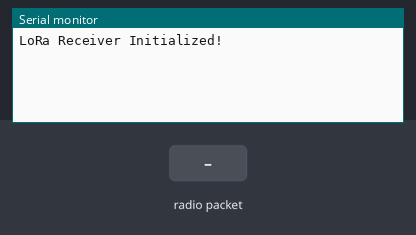
Recording of a sketch running on a simulated Arduino Uno, built with avr-gcc and run on an emulated ATmega328P. Parts: the last lines printed to the serial monitor. The test bench sets the inputs (shaded band). No radio packets arrive unless stated.

Above: at 1.2 s.
1.3 s: radio packet "5" arrives
At 2.5 s:
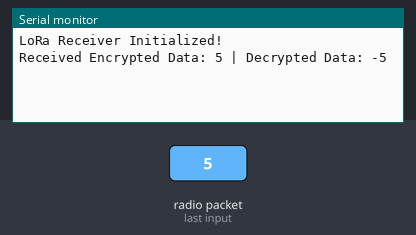
2.8 s: radio packet "90" arrives
At 3.6 s:
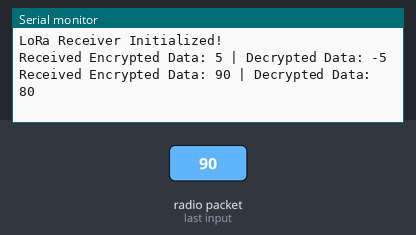
4.3 s: radio packet "200" arrives
At 4.8 s:
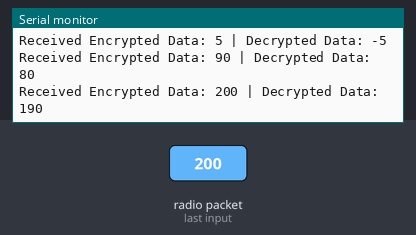

Measured:
- after the input at 1.3 s, the serial monitor: prints a new line at once (image 1)
- after the input at 2.8 s, the serial monitor: prints a new line at once (image 2)
- after the input at 4.3 s, the serial monitor: prints a new line at once (image 3)

The sketch:

receiver.ino
```cpp
//arduino receiver

#include <LoRa.h>

void setup() {
  Serial.begin(9600);           // Initialize serial communication
  while (!Serial);              // Wait for serial port to connect
  if (!LoRa.begin(433E6)) {     // Initialize LoRa at 433 MHz
    Serial.println("Starting LoRa failed!");
    while (1);
  }
  Serial.println("LoRa Receiver Initialized!");
}

void loop() {
  // Check for LoRa packets
  int packetSize = LoRa.parsePacket();
  if (packetSize) {
    String receivedStr = "";
    while (LoRa.available()) {
      receivedStr += (char)LoRa.read();
    }
    int encryptedData = receivedStr.toInt();

    // Decrypt the data
    int decryptedData = decryptData(encryptedData);

    // Print decrypted data
    Serial.print("Received Encrypted Data: ");
    Serial.print(encryptedData);
    Serial.print(" | Decrypted Data: ");
    Serial.println(decryptedData);
  }
}

int decryptData(int encryptedData) {
  // Example decryption logic (must match Python's encryption)
  // Assuming Python uses 'add' as one of the actions
  // Replace this with comprehensive decryption based on encryption actions
  // For simplicity, using inverse of 'add' action here
  return (encryptedData - 10) % 256;
}
```
